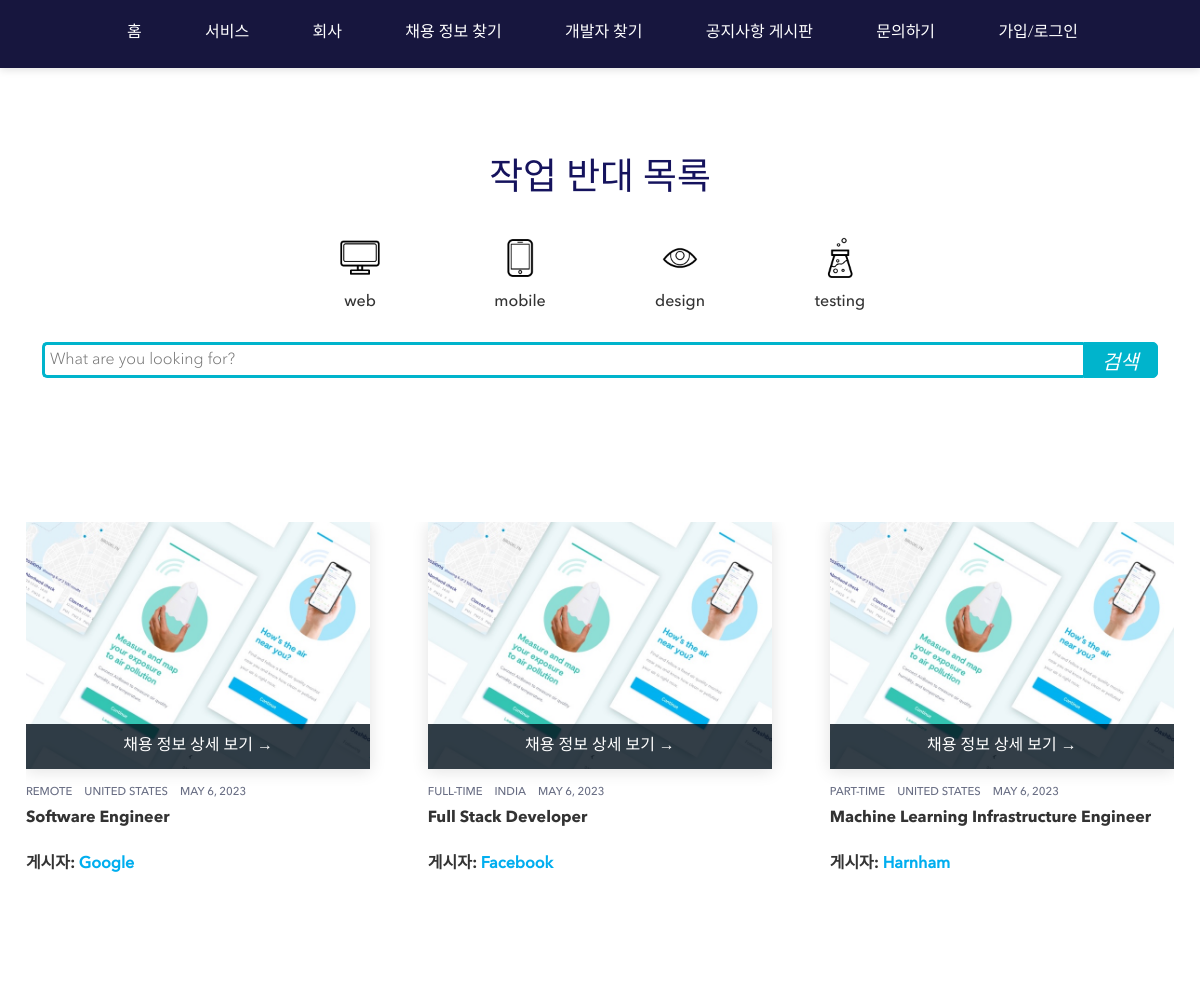
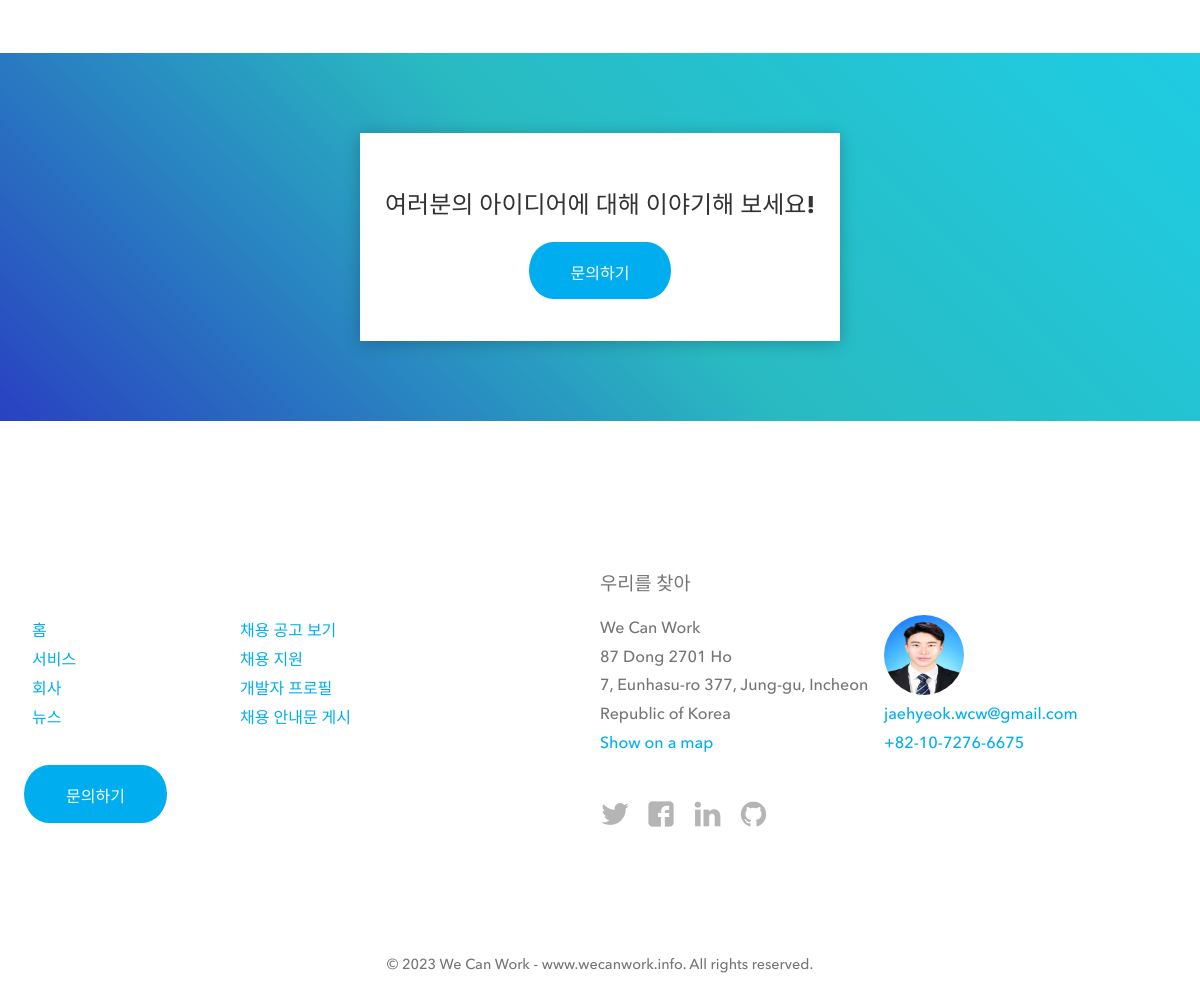
Screenshot of /kor/jobshow/ with the database file from the repository (2 pictures, top to bottom).
### Base/models.py (models this page shows)
class JobData(models.Model):
    job_title = models.CharField(max_length=200)
    deadline = models.DateField()
    company_name = models.CharField(max_length=200)
    company_location = models.CharField(max_length=200)
    job_type = models.CharField(max_length=200, null=True, blank=True)
    num_of_employees = models.IntegerField(null=True, blank=True)
    company_description = models.TextField(max_length=2000, null=True, blank=True)
    company_email = models.EmailField()
    company_phone = models.CharField(max_length=20)
    role_obj1 = models.CharField(max_length=200, null=True, blank=True)
    role_obj2 = models.CharField(max_length=200, null=True, blank=True)
    role_obj3 = models.CharField(max_length=200, null=True, blank=True)
    role_obj4 = models.CharField(max_length=200, null=True, blank=True)
    role_obj5 = models.CharField(max_length=200, null=True, blank=True)
    role_obj6 = models.CharField(max_length=200, null=True, blank=True)
    role_obj7 = models.CharField(max_length=200, null=True, blank=True)
    role_obj8 = models.CharField(max_length=200, null=True, blank=True)
    role_obj9 = models.CharField(max_length=200, null=True, blank=True)
    role_obj10 = models.CharField(max_length=200, null=True, blank=True)
    job_skills1 = models.CharField(max_length=200, null=True, blank=True)
    job_skills2 = models.CharField(max_length=200, null=True, blank=True)
    job_skills3 = models.CharField(max_length=200, null=True, blank=True)
    job_skills4 = models.CharField(max_length=200, null=True, blank=True)
    job_skills5 = models.CharField(max_length=200, null=True, blank=True)
    job_skills6 = models.CharField(max_length=200, null=True, blank=True)
    job_skills7 = models.CharField(max_length=200, null=True, blank=True)
    job_skills8 = models.CharField(max_length=200, null=True, blank=True)
    job_skills9 = models.CharField(max_length=200, null=True, blank=True)
    job_skills10 = models.CharField(max_length=200, null=True, blank=True)
    min_qua = models.TextField(max_length=200, null=True, blank=True)
    pref_qua = models.TextField(max_length=200, null=True, blank=True)
    salary_range= models.TextField(max_length=200, null=True, blank=True)
    benefits= models.TextField(max_length=200, null=True, blank=True)
    circular = models.FileField(upload_to='Circular/',blank=True, null=True, default=None)

### Base/views.py (the view)
# urls.py: path('kor/jobshow/', views.korjobshow, name='korjobshow'),
def korjobshow(request):
    if request.method == 'POST':
        search_string = request.POST.get('searchquery')
        results = JobData.objects.filter(job_title__icontains=search_string)
        return render(request,"kor/jobsearchresult.html", {'results':results} )
    else:
        Jobdata = JobData.objects.all()
        return render(request, "kor/jobshow.html", {'Jobdatas':Jobdata})

### Base/templates/kor/jobshow.html (shortened to what this page needs)
{% extends "kor/base.html" %}
{% load static %}
{% block content %}
  <div class='portfolio-wrapper wrapper'>
    <div class='portfolio-intro centered'>
      <h1 class='section-title'>
        <span class='break-word'>작업 반대 목록</span>
      </h1>
      <div class='portfolio-legend'>
        <div class='icons'>
          <div class='icon-box web'>web</div>
          <div class='icon-box mobile'>mobile</div>
          <div class='icon-box design'>design</div>
          <div class='icon-box tests'>testing</div>
        </div>
      </div>
      <form method="post">
        <div class="wrap" >
          <div class="search" style="width: 100%; position: relative; display: flex;">
             <input type="text" class="searchTerm" name="searchquery" style="width: 100%;border: 3px solid #00B4CC;border-right: none;padding: 5px;height: 36px;border-radius: 5px 0 0 5px;outline: none;color: #9DBFAF;"  placeholder="What are you looking for?">
             <button type="submit" class="searchButton" style=" width: 80px;height: 36px; border: 1px solid #00B4CC;
             background: #00B4CC;
             text-align: center;
             color: #fff;
             border-radius: 0 5px 5px 0;
             cursor: pointer;
             font-size: 20px;">
               <i class="fa fa-search">검색</i>
            </button>
          </div>
       </div>
      </form>
    </div>
    <div class='portfolio-grid'>
      {% for Jobdata in Jobdatas %}
      <div class='project-teaser-wrapper featured'>
        <a class="project-teaser-link" href="{% url 'korcircular' pk=Jobdata.pk %}">
          <div class='project-teaser'>
            <div class='project-image-container aircasting-mobile'>
              <img alt="AirCasting - an iOS and Android app for collaborative air pollution mapping"
                src="{% static 'images/projects/teasers/teaser-aircasting-mobile-e41e4b9732d115d824209a8cd1c459207af7f456962e088eaf3d57f8ab07b1c5.jpg' %}" />
            </div>
            <div class='project-teaser-box'>
              <p class='see-details'>
                채용 정보 상세 보기 →
              </p>
            </div>
          </div>
        </a>
        <div class='teaser-domains'>
          <span class='teaser-domain-tag'>{{Jobdata.job_type}}</span>
          <span class='teaser-domain-tag'>{{Jobdata.company_location}}</span>
          <span class='teaser-domain-tag'>{{Jobdata.deadline}}</span>
        </div>
        <h3 class='project-teaser-name'>
          <a class="project-teaser-name__link" href="{% url 'korcircular' pk=Jobdata.pk %}">{{Jobdata.job_title}}</a>
        </h3>
        <h4>
          게시자:
          <span class='accent'>
            {{Jobdata.company_name}}
          </span>
        </h4>
      </div>
      {% endfor %}
    </div>
  </div>
  <section class='cta-box centered'>
    <div class='cta-box-card'>
      <h2>여러분의 아이디어에 대해 이야기해 보세요!</h2>
      <a class="btn-round btn-primary" href="{% url 'korContact' %}">문의하기</a>
    </div>
  </section>
{% endblock %}

### Base/templates/kor/base.html (shortened to what this page needs)
{% load static %}
<!DOCTYPE html>
<html lang='ko'>
<head>
  <link rel="stylesheet" media="all"
    href="{% static 'css/application-3643803bec217856883fd2079f40de9c59c9814b0dd0985ce430c51dee492342.css' %}" />
</head>
<body>
  <header class='main-header'>
    <div class='wrapper'>
      <nav class='primary-nav' id='menu' role='navigation'>
        <ul>
          <li class='primary-nav-item'>
            <a class="primary-nav-link" href="{% url 'korhome'%}">홈
            </a></li>
          <li class='primary-nav-item'>
            <a class="primary-nav-link" href="{% url 'korservice'%}">서비스
            </a></li>
          <li class='primary-nav-item'>
            <a class="primary-nav-link" href="{% url 'korCompany'%}">회사
            </a></li>
          <li class='primary-nav-item has-submenu'>
            <a class="primary-nav-link" href="{% url 'korjobshow'%}">채용 정보 찾기
            </a>
          </li>
          <li class='primary-nav-item has-submenu'>
            <a class="primary-nav-link" href="{% url 'kordevshow'%}">개발자 찾기
            </a>
          </li>
          <li class='primary-nav-item'>
            <a class="primary-nav-link" href="{% url 'korshownews' %}">공지사항 게시판
            </a></li>
          <li class='primary-nav-item'>
            <a class="primary-nav-link" href="{% url 'korContact'%}">문의하기
            </a></li>
          {% if user.is_authenticated %}
          <li class='primary-nav-item'>
            <a class="primary-nav-link" href="{% url 'korDevSignout'%}">로그아웃
              <svg class='handle' preserveAspectRatio='xMidYMid meet' version='1.1' viewBox='0 0 112 13'
                xmlns='http://www.w3.org/2000/svg'>
                <circle class='circle' cx='7.5' cy='6.5' fill='none' r='4.5' stroke-miterlimit='10' stroke-width='2'
                  stroke='#00AEEF'></circle>
                <circle class='circle' cx='104.5' cy='6.5' fill='none' r='4.5' stroke-miterlimit='10' stroke-width='2'
                  stroke='#00AEEF'></circle>
                <line class='line' fill='none' stroke-miterlimit='10' stroke-width='1.5' stroke='#00AEEF' x1='12.228'
                  x2='56.232' y1='6.5' y2='6.5'></line>
                <line class='line' fill='none' stroke-miterlimit='10' stroke-width='1.5' stroke='#00AEEF' x1='99.772'
                  x2='55.768' y1='6.5' y2='6.5'></line>
              </svg>
            </a></li>
          {% else %}
          <li class='primary-nav-item has-submenu'>
            <a class="primary-nav-link" href="{% url 'korDevSignUp'%}">가입/로그인
            </a>
          </li>
          {% endif %}
           <li class='primary-nav-item has-submenu'>
            <a class="primary-nav-link" href="{% url 'korhome'%}">Language(KOR)
            </a>
          </li>
        </ul>
      </nav>
    </div>
  </header>
  {% block content %}
  {% endblock %}
  <footer>
    <div class='footer-wrapper wrapper'>
      <div class='footer-column nav-column'>
        <nav class='footer-nav'>
          <ul class='footer-nav-list'>
            <li class='footer-nav-item'>
              <a href="{% url 'korhome'%}">홈</a>
            </li>
            <li class='footer-nav-item'>
              <a href="{% url 'korservice'%}">서비스</a>
            </li>
            <li class='footer-nav-item'>
              <a href="{% url 'korCompany'%}">회사</a>
            </li>
            <li class='footer-nav-item'>
              <a href="{% url 'korshownews' %}">뉴스</a>
            </li>
          </ul>
          <ul class='footer-nav-list'>
            <li class='footer-nav-item'>
              <a href="{% url 'korjobshow'%}">채용 공고 보기</a>
            </li>
            <li class='footer-nav-item'>
              <a href="{% url 'kordev post'%}">채용 지원</a>
            </li>
            <li class='footer-nav-item'>
              <a href="{% url 'kordevshow'%}">개발자 프로필</a>
            </li>
            <li class='footer-nav-item'>
              <a href="{% url 'korJob Post'%}">채용 안내문 게시</a>
            </li>
          </ul>
        </nav>
        <a class="btn-round btn-primary footer-estimate-btn" href="{% url 'korContact'%}">문의하기</a>
      </div>
      <div class='footer-column'>
        <h3 class='footer-title'>우리를 찾아</h3>
        <div class='footer-address' itemprop='location' itemscope='' >
          <div class='direct-address'>
            <span itemprop='name'>We Can Work</span>
            <div itemprop='address' itemscope='' >
              <span itemprop='streetAddress'>87 Dong 2701 Ho</span>
              <br>
              <span itemprop='postalCode'>7, Eunhasu-ro 377, Jung-gu, Incheon</span>
              <span itemprop='addressLocality'>Republic of Korea</span>
              <br>
            </div>
            <div itemprop='geo' itemscope='' >
              <a href='https://www.google.pl/maps/place/Lunar+Logic/@50.0584492,19.9260765,17z/data=!4m7!1m4!3m3!1s0x47165b0b4b0d28bf:0x80ecfbef796ab5a3!2saleja+Zygmunta+Krasińskiego+17,+33-332+Kraków!3b1!3m1!1s0x47165b0b4b13ee4b:0xfa2893e31da16880'
                rel='noopener' target='_blank'>Show on a map</a>
            </div>
          </div>
          <div class='direct-contact'>
            <img alt="Agata" class="footer-contact-photo" src="{% static 'images/ceo.png' %}" />
            <p class='footer-item'>
              <a href='mailto:agata.neale@lunarlogic.io?cc=contact@lunarlogic.io'
                itemprop='email'>jaehyeok.wcw@gmail.com</a>
            </p>
            <p class='footer-item'>
              <a href='tel:+48508694400' itemprop='telephone'> +82-10-7276-6675</a>
            </p>
          </div>
        </div>
        <ul class='social-media'>
          <li class='social-media-item'>
            <a target="_blank" rel="noopener nofollow" class="social-media-link twitter"
              href="">Twitter</a>
          </li>
          <li class='social-media-item'>
            <a target="_blank" rel="noopener nofollow" class="social-media-link facebook"
              href="">Facebook</a>
          </li>
          <li class='social-media-item'>
            <a target="_blank" rel="noopener nofollow" class="social-media-link linkedin"
              href="">LinkedIn</a>
          </li>
          <li class='social-media-item'>
            <a target="_blank" rel="noopener nofollow" class="social-media-link github"
              href="">Github</a>
          </li>
        </ul>
      </div>
      <div class='copyright'>
        © 2023
        <span itemprop='name'>We Can Work - <a itemprop="url" title="Offshore Agile Software House"
            href="{url 'korhome'}">www.wecanwork.info</a>.</span>
        <span>All rights reserved.</span>
      </div>
    </div>
  </footer>
</body>
</html>

### rows the page displays
JobData: job_type "REMOTE", company_location "UNITED STATES", deadline "MAY 6, 2023", job_title "Software Engineer", company_name "Google"
JobData: job_type "FULL-TIME", company_location "INDIA", deadline "MAY 6, 2023", job_title "Full Stack Developer", company_name "Facebook"
JobData: job_type "PART-TIME", company_location "UNITED STATES", deadline "MAY 6, 2023", job_title "Machine Learning Infrastructure Engineer", company_name "Harnham"
